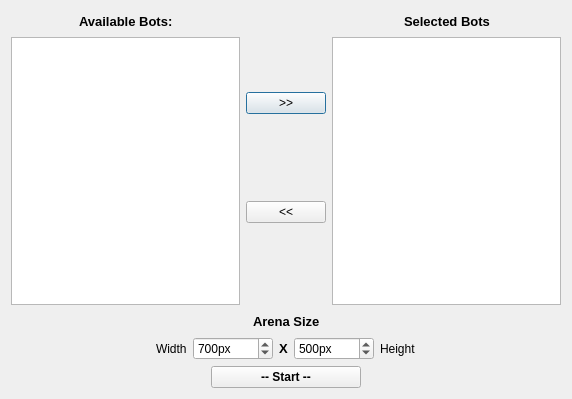
<?xml version="1.0" encoding="UTF-8"?>
<ui version="4.0">
 <class>Dialog</class>
 <widget class="QDialog" name="Dialog">
  <property name="geometry">
   <rect>
    <x>0</x>
    <y>0</y>
    <width>572</width>
    <height>399</height>
   </rect>
  </property>
  <property name="windowTitle">
   <string>Battle Selection</string>
  </property>
  <property name="windowIcon">
   <iconset>
    <normaloff>robotImages/smallgrey.png</normaloff>robotImages/smallgrey.png</iconset>
  </property>
  <property name="modal">
   <bool>false</bool>
  </property>
  <layout class="QVBoxLayout" name="verticalLayout_5">
   <item>
    <layout class="QHBoxLayout" name="horizontalLayout_6">
     <item>
      <layout class="QVBoxLayout" name="verticalLayout_3">
       <item>
        <layout class="QHBoxLayout" name="horizontalLayout">
         <item>
          <spacer name="horizontalSpacer_3">
           <property name="orientation">
            <enum>Qt::Horizontal</enum>
           </property>
           <property name="sizeHint" stdset="0">
            <size>
             <width>40</width>
             <height>20</height>
            </size>
           </property>
          </spacer>
         </item>
         <item>
          <widget class="QLabel" name="label">
           <property name="font">
            <font>
             <pointsize>10</pointsize>
             <weight>75</weight>
             <bold>true</bold>
            </font>
           </property>
           <property name="text">
            <string>Available Bots:</string>
           </property>
          </widget>
         </item>
         <item>
          <spacer name="horizontalSpacer_4">
           <property name="orientation">
            <enum>Qt::Horizontal</enum>
           </property>
           <property name="sizeHint" stdset="0">
            <size>
             <width>40</width>
             <height>20</height>
            </size>
           </property>
          </spacer>
         </item>
        </layout>
       </item>
       <item>
        <widget class="QListWidget" name="listWidget"/>
       </item>
      </layout>
     </item>
     <item>
      <layout class="QVBoxLayout" name="verticalLayout">
       <item>
        <widget class="QPushButton" name="pushButton">
         <property name="sizePolicy">
          <sizepolicy hsizetype="Fixed" vsizetype="Fixed">
           <horstretch>0</horstretch>
           <verstretch>0</verstretch>
          </sizepolicy>
         </property>
         <property name="text">
          <string>&gt;&gt;</string>
         </property>
        </widget>
       </item>
       <item>
        <widget class="QPushButton" name="pushButton_2">
         <property name="sizePolicy">
          <sizepolicy hsizetype="Fixed" vsizetype="Fixed">
           <horstretch>0</horstretch>
           <verstretch>0</verstretch>
          </sizepolicy>
         </property>
         <property name="text">
          <string>&lt;&lt;</string>
         </property>
        </widget>
       </item>
      </layout>
     </item>
     <item>
      <layout class="QVBoxLayout" name="verticalLayout_4">
       <item>
        <layout class="QHBoxLayout" name="horizontalLayout_5">
         <item>
          <spacer name="horizontalSpacer_7">
           <property name="orientation">
            <enum>Qt::Horizontal</enum>
           </property>
           <property name="sizeHint" stdset="0">
            <size>
             <width>40</width>
             <height>20</height>
            </size>
           </property>
          </spacer>
         </item>
         <item>
          <widget class="QLabel" name="label_2">
           <property name="font">
            <font>
             <pointsize>10</pointsize>
             <weight>75</weight>
             <bold>true</bold>
            </font>
           </property>
           <property name="text">
            <string>Selected Bots</string>
           </property>
          </widget>
         </item>
         <item>
          <spacer name="horizontalSpacer_8">
           <property name="orientation">
            <enum>Qt::Horizontal</enum>
           </property>
           <property name="sizeHint" stdset="0">
            <size>
             <width>40</width>
             <height>20</height>
            </size>
           </property>
          </spacer>
         </item>
        </layout>
       </item>
       <item>
        <widget class="QListWidget" name="listWidget_2"/>
       </item>
      </layout>
     </item>
    </layout>
   </item>
   <item>
    <layout class="QVBoxLayout" name="verticalLayout_2">
     <item>
      <layout class="QHBoxLayout" name="horizontalLayout_4">
       <item>
        <spacer name="horizontalSpacer_5">
         <property name="orientation">
          <enum>Qt::Horizontal</enum>
         </property>
         <property name="sizeHint" stdset="0">
          <size>
           <width>40</width>
           <height>20</height>
          </size>
         </property>
        </spacer>
       </item>
       <item>
        <widget class="QLabel" name="label_3">
         <property name="font">
          <font>
           <pointsize>10</pointsize>
           <weight>75</weight>
           <bold>true</bold>
          </font>
         </property>
         <property name="text">
          <string>Arena Size</string>
         </property>
        </widget>
       </item>
       <item>
        <spacer name="horizontalSpacer_6">
         <property name="orientation">
          <enum>Qt::Horizontal</enum>
         </property>
         <property name="sizeHint" stdset="0">
          <size>
           <width>40</width>
           <height>20</height>
          </size>
         </property>
        </spacer>
       </item>
      </layout>
     </item>
     <item>
      <layout class="QHBoxLayout" name="horizontalLayout_3">
       <item>
        <spacer name="horizontalSpacer_2">
         <property name="orientation">
          <enum>Qt::Horizontal</enum>
         </property>
         <property name="sizeHint" stdset="0">
          <size>
           <width>40</width>
           <height>20</height>
          </size>
         </property>
        </spacer>
       </item>
       <item>
        <layout class="QHBoxLayout" name="horizontalLayout_2">
         <item>
          <widget class="QLabel" name="label_5">
           <property name="text">
            <string>Width</string>
           </property>
          </widget>
         </item>
         <item>
          <widget class="QSpinBox" name="spinBox">
           <property name="suffix">
            <string>px</string>
           </property>
           <property name="minimum">
            <number>300</number>
           </property>
           <property name="maximum">
            <number>100000</number>
           </property>
           <property name="value">
            <number>700</number>
           </property>
          </widget>
         </item>
         <item>
          <widget class="QLabel" name="label_4">
           <property name="font">
            <font>
             <pointsize>10</pointsize>
             <weight>75</weight>
             <bold>true</bold>
            </font>
           </property>
           <property name="text">
            <string>X</string>
           </property>
          </widget>
         </item>
         <item>
          <widget class="QSpinBox" name="spinBox_2">
           <property name="suffix">
            <string>px</string>
           </property>
           <property name="minimum">
            <number>300</number>
           </property>
           <property name="maximum">
            <number>100000</number>
           </property>
           <property name="value">
            <number>500</number>
           </property>
          </widget>
         </item>
        </layout>
       </item>
       <item>
        <widget class="QLabel" name="label_6">
         <property name="text">
          <string>Height</string>
         </property>
        </widget>
       </item>
       <item>
        <spacer name="horizontalSpacer">
         <property name="orientation">
          <enum>Qt::Horizontal</enum>
         </property>
         <property name="sizeHint" stdset="0">
          <size>
           <width>40</width>
           <height>20</height>
          </size>
         </property>
        </spacer>
       </item>
      </layout>
     </item>
    </layout>
   </item>
   <item>
    <layout class="QHBoxLayout" name="horizontalLayout_7">
     <item>
      <spacer name="horizontalSpacer_9">
       <property name="orientation">
        <enum>Qt::Horizontal</enum>
       </property>
       <property name="sizeHint" stdset="0">
        <size>
         <width>40</width>
         <height>20</height>
        </size>
       </property>
      </spacer>
     </item>
     <item>
      <widget class="QPushButton" name="pushButton_3">
       <property name="sizePolicy">
        <sizepolicy hsizetype="Fixed" vsizetype="Fixed">
         <horstretch>0</horstretch>
         <verstretch>0</verstretch>
        </sizepolicy>
       </property>
       <property name="minimumSize">
        <size>
         <width>150</width>
         <height>0</height>
        </size>
       </property>
       <property name="font">
        <font>
         <weight>75</weight>
         <bold>true</bold>
        </font>
       </property>
       <property name="text">
        <string>-- Start --</string>
       </property>
      </widget>
     </item>
     <item>
      <spacer name="horizontalSpacer_10">
       <property name="orientation">
        <enum>Qt::Horizontal</enum>
       </property>
       <property name="sizeHint" stdset="0">
        <size>
         <width>40</width>
         <height>20</height>
        </size>
       </property>
      </spacer>
     </item>
    </layout>
   </item>
  </layout>
 </widget>
 <resources/>
 <connections/>
</ui>
